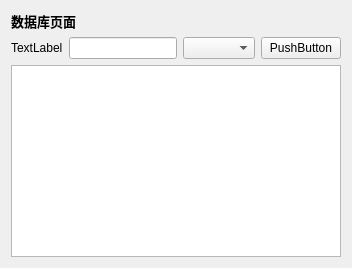
       <widget class="QWidget" name="Data_Base_page">
        <layout class="QVBoxLayout" name="verticalLayout_2">
         <item>
          <widget class="QLabel" name="Data_Base_table_label">
           <property name="font">
            <font>
             <family>微软雅黑</family>
             <pointsize>10</pointsize>
             <weight>75</weight>
             <bold>true</bold>
            </font>
           </property>
           <property name="text">
            <string>数据库页面</string>
           </property>
          </widget>
         </item>
         <item>
          <layout class="QGridLayout" name="gridLayout_6">
           <item row="0" column="1">
            <widget class="QLineEdit" name="lineEdit"/>
           </item>
           <item row="0" column="3">
            <widget class="QPushButton" name="pushButton">
             <property name="text">
              <string>PushButton</string>
             </property>
            </widget>
           </item>
           <item row="0" column="0">
            <widget class="QLabel" name="label">
             <property name="text">
              <string>TextLabel</string>
             </property>
            </widget>
           </item>
           <item row="0" column="2">
            <widget class="QComboBox" name="comboBox"/>
           </item>
          </layout>
         </item>
         <item>
          <widget class="QTableWidget" name="Data_Base_tableWidget"/>
         </item>
        </layout>
       </widget>
